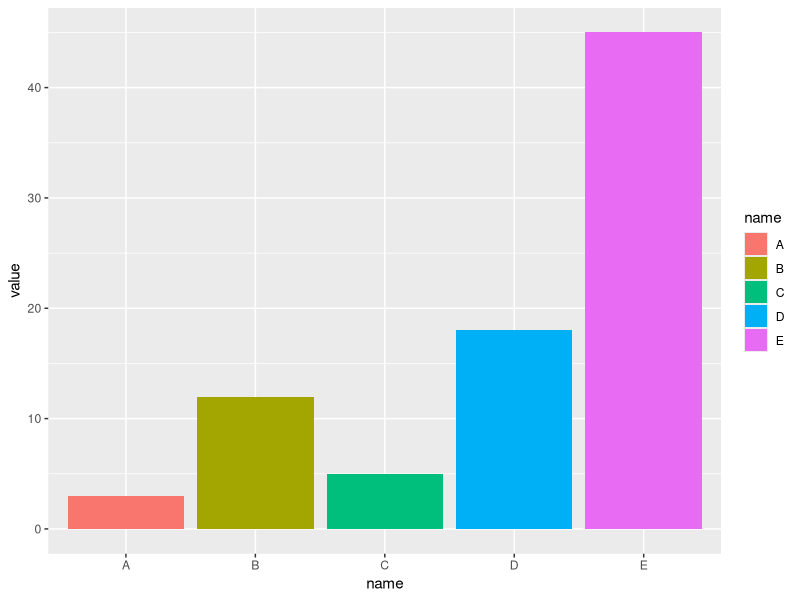
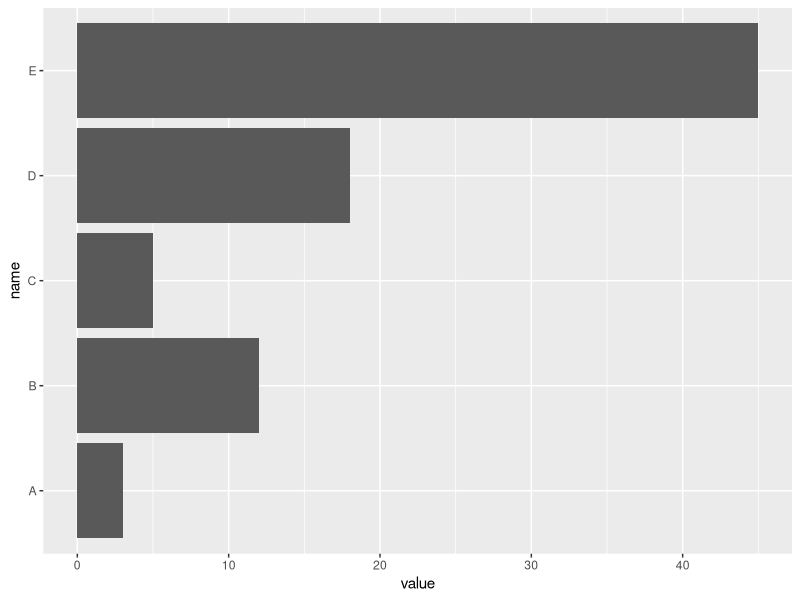
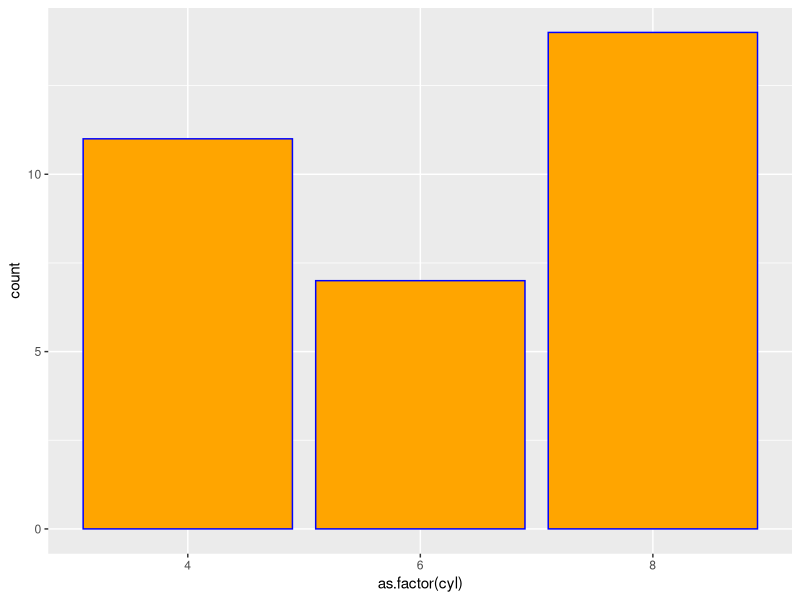
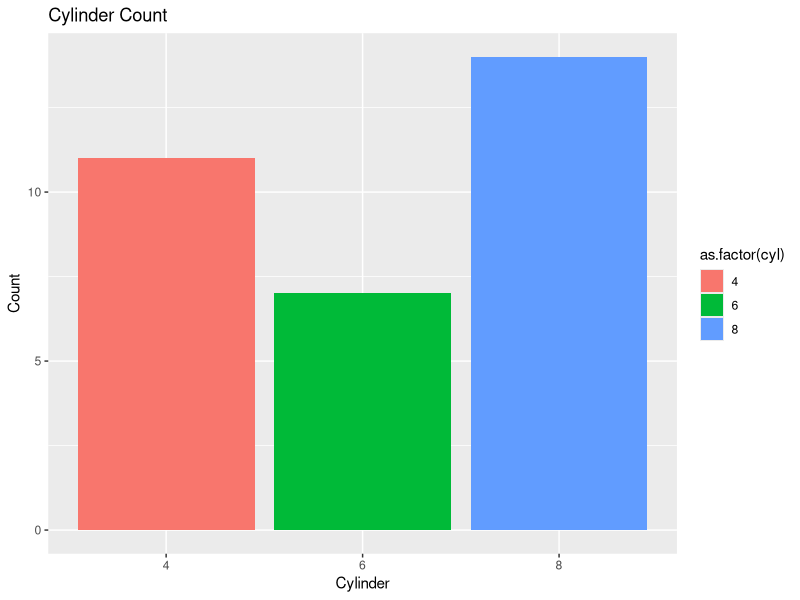
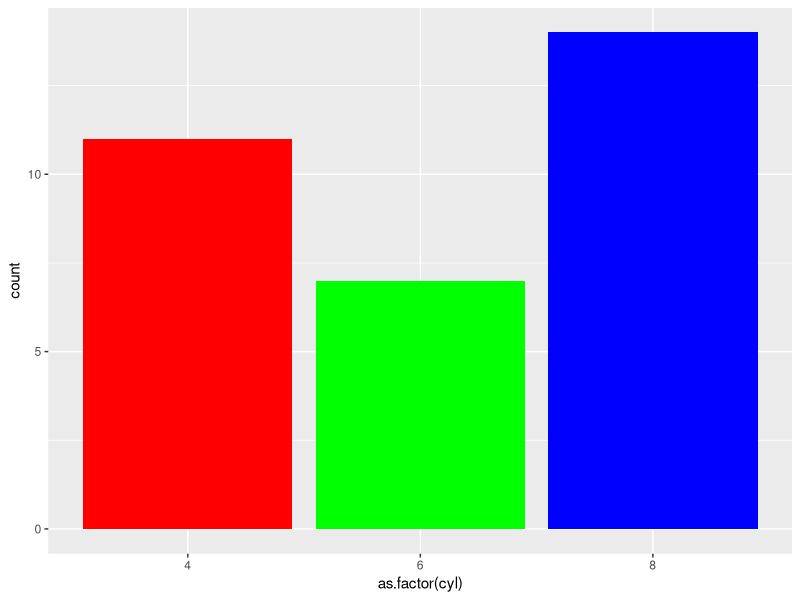
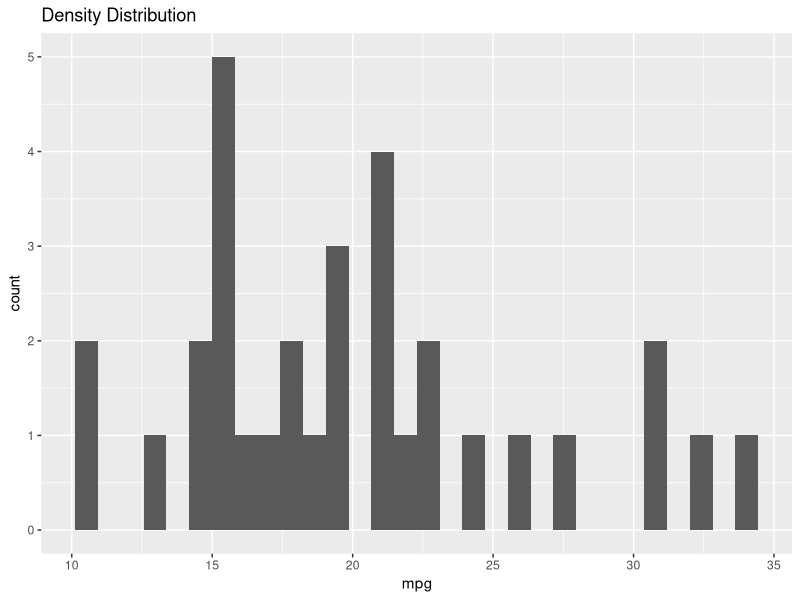
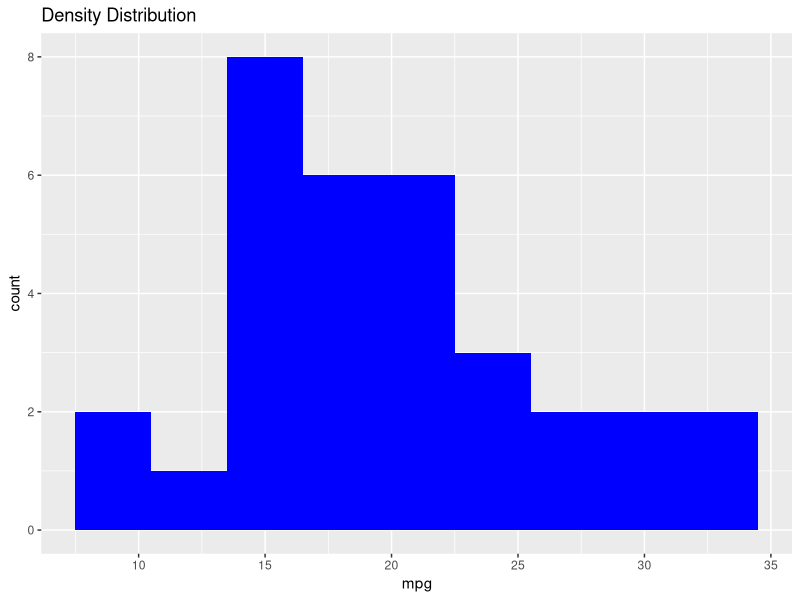
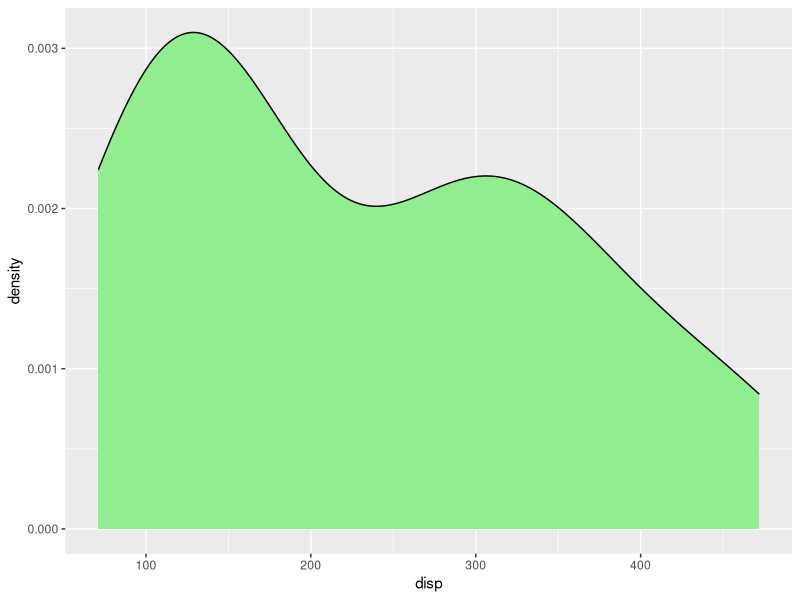

Source code (R) for these figures, in order:

library(dplyr)
library(ggplot2)
# R ggplot
# Link Used -> https://r-graph-gallery.com/218-basic-barplots-with-ggplot2.html


name=c("A","B","C","D","E")
value=c(3,12,5,18,45)
d1 <- data.frame(name,value)
d1

str(d1)


View(mtcars)

str(mtcars)
# Bar plot
ggplot(d1, aes(x=name, y=value,fill=name)) + geom_bar(stat = "identity")

# Barh plot
ggplot(d1, aes(x=name, y=value)) + geom_bar(stat = "identity") + 
      coord_flip()

table(mtcars$cyl)

# Countplot
ggplot(mtcars, aes(x=as.factor(cyl) )) +
  geom_bar(color="blue",fill='orange')  # border color

ggplot(mtcars, aes(x=as.factor(cyl), fill=as.factor(cyl) )) + 
  geom_bar() + ggtitle('Cylinder Count') +
  xlab('Cylinder') + ylab('Count')

ggplot(mtcars, aes(x=as.factor(cyl), fill=as.factor(cyl) )) +  
  geom_bar( ) +
  scale_fill_manual(values = c("red", "green", "blue") ) +
  theme(legend.position="none")

# Histogram
ggplot(mtcars, aes(x=mpg)) + geom_histogram() + ggtitle('Density Distribution')

ggplot(mtcars, aes(x=mpg)) + geom_histogram(binwidth=3, fill="blue") + 
  ggtitle('Density Distribution')


# Density Plot
ggplot(mtcars, aes(x=disp)) + geom_density(fill='lightgreen')
ggplot(mtcars, aes(x=mpg)) + geom_density(fill='tan')

# Scatter Plot
View(iris)
str(iris)

ggplot(iris, aes(x=Sepal.Length, y=Sepal.Width)) + geom_point()

ggplot(iris, aes(x=Sepal.Length, y=Sepal.Width, 
                 color=Species, shape=Species)) + 
  geom_point(size=3)


# Line Chart

ggplot(data=mtcars,aes(x=disp,y=mpg)) + geom_line() + geom_point()

d1
str(name)

ggplot(d1, aes(x=as.factor(name), y=value)) +
  geom_line(color="maroon", size=2) + geom_point(size=4)

ggplot(d1, aes(x=c(1,2,3,4,5), y=value)) +
  geom_line(color="maroon", size=2) + geom_point(size=4)


# Pie Chart
ggplot(d1, aes(x="", y=value, fill=name)) +
  geom_bar(stat="identity", width=1) +
  coord_polar("y", start=0)


# Boxplot
ggplot(mtcars,aes(x=disp)) + geom_boxplot()

ggplot(iris, aes(Species, Sepal.Length)) +
  geom_boxplot() + theme(axis.text.x = element_text(angle = 45))

# Area Chart
ggplot(data=mtcars,aes(x=disp,y=mpg)) + geom_area() 

